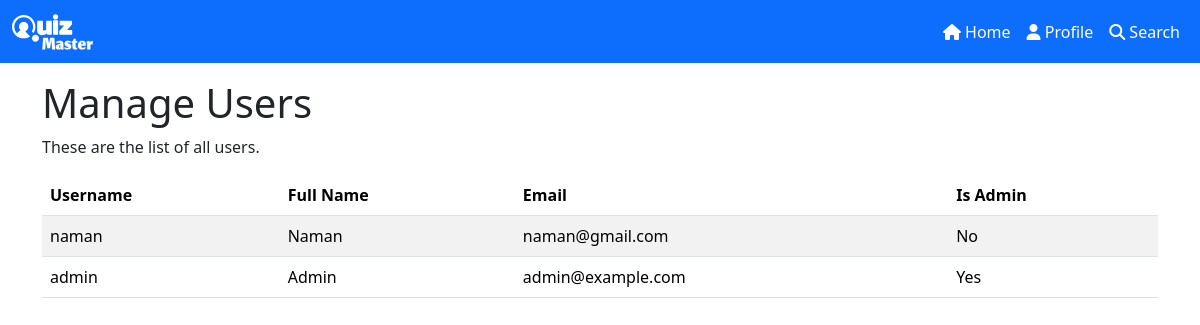
The app's page /users (signed in), older data.
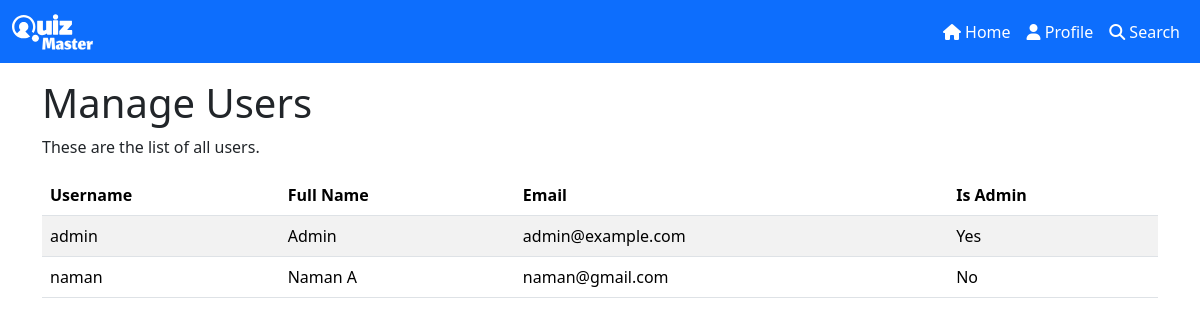
The same page, newer data.
### models.py (models this page shows)
class User(db.Model):
    username = db.Column(db.String(80), unique=True, nullable=False, primary_key=True)
    fullname = db.Column(db.String(80), nullable=False)
    email = db.Column(db.String(120), unique=True, nullable=False)
    passhash = db.Column(db.String(80), nullable=False)
    is_admin = db.Column(db.Boolean, default=False)
    scores = db.relationship("Score", backref="user", lazy=True)

### routes.py (the view)
    @app.route("/users")
    @admin_required
    def manage_users():
        users = User.query.all()
        return render_template("manage_users.html", users=users)

### templates/manage_users.html (shortened to what this page needs)
{% extends 'base.html' %}
{% block content %}
<div class="container mt-3">
    <h1>Manage Users</h1>
    <p>These are the list of all users.</p>
    <table class="table table-striped">
        <thead>
            <tr>
                <th>Username</th>
                <th>Full Name</th>
                <th>Email</th>
                <th>Is Admin</th>
            </tr>
        </thead>
        <tbody>
            {% for user in users %}
            <tr>
                <td>{{user.username}}</td>
                <td>{{user.fullname}}</td>
                <td>{{user.email}}</td>
                <td>{{ 'Yes' if user.is_admin else 'No' }}</td>
            </tr>
            {% endfor %}
        </tbody>
    </table>
</div>
{% endblock %}

### templates/base.html (shortened to what this page needs)
<!DOCTYPE html>
<html lang="en">
<head>
    <link href="https://cdn.jsdelivr.net/npm/bootstrap@5.3.3/dist/css/bootstrap.min.css" rel="stylesheet"
>
    <link rel="stylesheet" href="https://cdnjs.cloudflare.com/ajax/libs/font-awesome/6.7.2/css/all.min.css"
 />
</head>
<body>
    {% include 'navbar.html' with context %}
    {% block content %}
    {% endblock %}
</body>
</html>

### templates/navbar.html (shortened to what this page needs)
<nav class="navbar navbar-expand-lg navbar-dark bg-primary">
  <div class="container-fluid">
    <a class="navbar-brand" href="{{url_for('index')}}">
      <img src="{{ url_for('static', filename='svg/logo.svg') }}" alt="Logo" width="81" height="36"
        class="d-inline-block align-text-top">
    </a>
    {% if 'user_id' in session %}
    <div class="collapse navbar-collapse" id="navbarNav">
      <ul class="navbar-nav ms-auto">
        <li class="nav-item">
          <a class="nav-link active" href="{{url_for('home')}}">
            <i class="fas fa-home"></i> Home</a>
        </li>
        <li class="nav-item">
          <a class="nav-link active" href="{{url_for('profile')}}">
            <i class="fas fa-user"></i> Profile</a>
        </li>
        <li class="nav-item">
          <a class="nav-link active" href="{{ url_for('search') }}">
            <i class="fas fa-search"></i> Search
          </a>
        </li>
      </ul>
    </div>
    {% endif %}
  </div>
</nav>

Row changes from the older to the newer data that the page shows:
changed User "admin": moves up the list
changed User "naman": fullname "Naman" → "Naman A"
